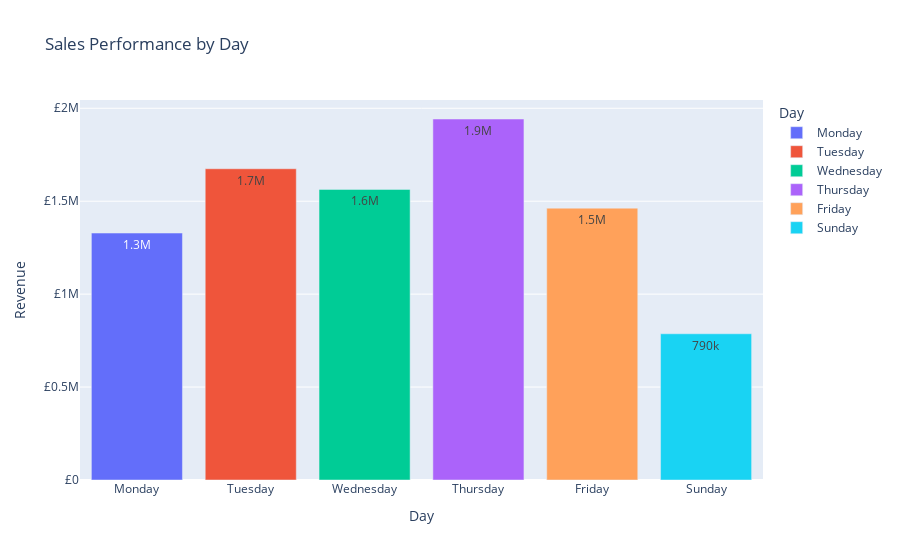

The notebook cell this image was saved under:
### Markdown cell above
What is the sales performance by Day of week?

### Code cell
daily = Sales.groupby('Day', as_index=False)['Revenue'].sum()
# daily.rename(columns={'Quantity':'Sales'}, inplace=True)
daily['Order'] = ['5','1','6','4','2','3']
daily.sort_values(by=['Order'], inplace=True)

fig = px.bar(daily.reset_index(),
            title='Sales Performance by Day',
            x='Day',
            y='Revenue',
            text='Day',
            color='Day',
            text_auto='.2s')
fig.update_yaxes(tickprefix = '£', title='Revenue')
fig.show()

### Figure 1 — Plotly figure (JSON) as saved in the notebook; plotly's stock layout.template omitted (floating-point values rounded to 4 significant figures)
{"data": [{"alignmentgroup": "True", "hovertemplate": "Day=%{text}<br>Revenue=%{y}<extra></extra>", "legendgroup": "Monday", "marker": {"color": "#636efa", "pattern": {"shape": ""}}, "name": "Monday", "offsetgroup": "Monday", "orientation": "v", "showlegend": true, "text": ["Monday"], "textposition": "auto", "texttemplate": "%{y:.2s}", "type": "bar", "x": ["Monday"], "xaxis": "x", "y": [1329000.0], "yaxis": "y"}, {"alignmentgroup": "True", "hovertemplate": "Day=%{text}<br>Revenue=%{y}<extra></extra>", "legendgroup": "Tuesday", "marker": {"color": "#EF553B", "pattern": {"shape": ""}}, "name": "Tuesday", "offsetgroup": "Tuesday", "orientation": "v", "showlegend": true, "text": ["Tuesday"], "textposition": "auto", "texttemplate": "%{y:.2s}", "type": "bar", "x": ["Tuesday"], "xaxis": "x", "y": [1675000.0], "yaxis": "y"}, {"alignmentgroup": "True", "hovertemplate": "Day=%{text}<br>Revenue=%{y}<extra></extra>", "legendgroup": "Wednesday", "marker": {"color": "#00cc96", "pattern": {"shape": ""}}, "name": "Wednesday", "offsetgroup": "Wednesday", "orientation": "v", "showlegend": true, "text": ["Wednesday"], "textposition": "auto", "texttemplate": "%{y:.2s}", "type": "bar", "x": ["Wednesday"], "xaxis": "x", "y": [1564000.0], "yaxis": "y"}, {"alignmentgroup": "True", "hovertemplate": "Day=%{text}<br>Revenue=%{y}<extra></extra>", "legendgroup": "Thursday", "marker": {"color": "#ab63fa", "pattern": {"shape": ""}}, "name": "Thursday", "offsetgroup": "Thursday", "orientation": "v", "showlegend": true, "text": ["Thursday"], "textposition": "auto", "texttemplate": "%{y:.2s}", "type": "bar", "x": ["Thursday"], "xaxis": "x", "y": [1942000.0], "yaxis": "y"}, {"alignmentgroup": "True", "hovertemplate": "Day=%{text}<br>Revenue=%{y}<extra></extra>", "legendgroup": "Friday", "marker": {"color": "#FFA15A", "pattern": {"shape": ""}}, "name": "Friday", "offsetgroup": "Friday", "orientation": "v", "showlegend": true, "text": ["Friday"], "textposition": "auto", "texttemplate": "%{y:.2s}", "type": "bar", "x": ["Friday"], "xaxis": "x", "y": [1463000.0], "yaxis": "y"}, {"alignmentgroup": "True", "hovertemplate": "Day=%{text}<br>Revenue=%{y}<extra></extra>", "legendgroup": "Sunday", "marker": {"color": "#19d3f3", "pattern": {"shape": ""}}, "name": "Sunday", "offsetgroup": "Sunday", "orientation": "v", "showlegend": true, "text": ["Sunday"], "textposition": "auto", "texttemplate": "%{y:.2s}", "type": "bar", "x": ["Sunday"], "xaxis": "x", "y": [786800.0], "yaxis": "y"}], "layout": {"barmode": "relative", "legend": {"title": {"text": "Day"}, "tracegroupgap": 0}, "title": {"text": "Sales Performance by Day"}, "xaxis": {"anchor": "y", "categoryarray": ["Monday", "Tuesday", "Wednesday", "Thursday", "Friday", "Sunday"], "categoryorder": "array", "domain": [0, 1], "title": {"text": "Day"}}, "yaxis": {"anchor": "x", "domain": [0, 1], "tickprefix": "£", "title": {"text": "Revenue"}}}}
